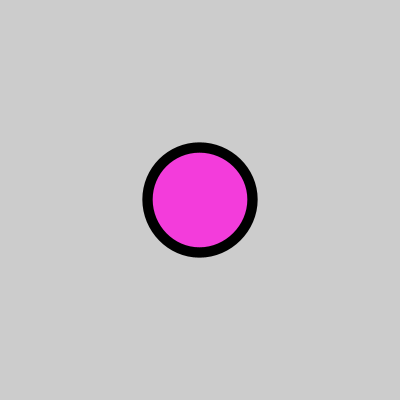
Frame 1 (no input)
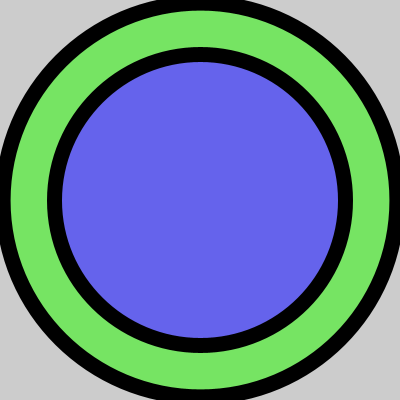
Frame 60 (the mouse pressed at the canvas centre just before this capture)
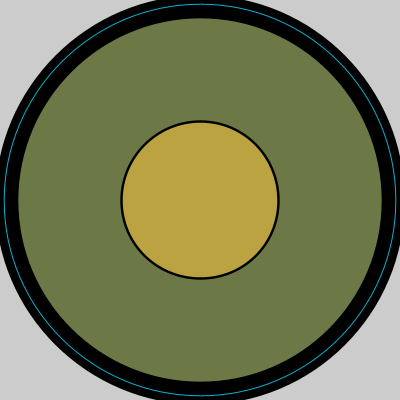
Frame 120 (the mouse held since frame 60 and released just before this capture)

The Processing sketch that drew these frames (run headless with seeded random() and noise(); from frame 60 on, the mouse is pressed at the canvas centre):

// Processing sketch: processing_152004
// ── processing_152004.pde

void setup() {
  size(400,400);
  frameRate(10);
}

void draw() {
  float a;
  strokeWeight(random(16));
  a = random(401);
  fill(random(256),random(256),random(256));
  ellipse(200,200,a,a);
}
